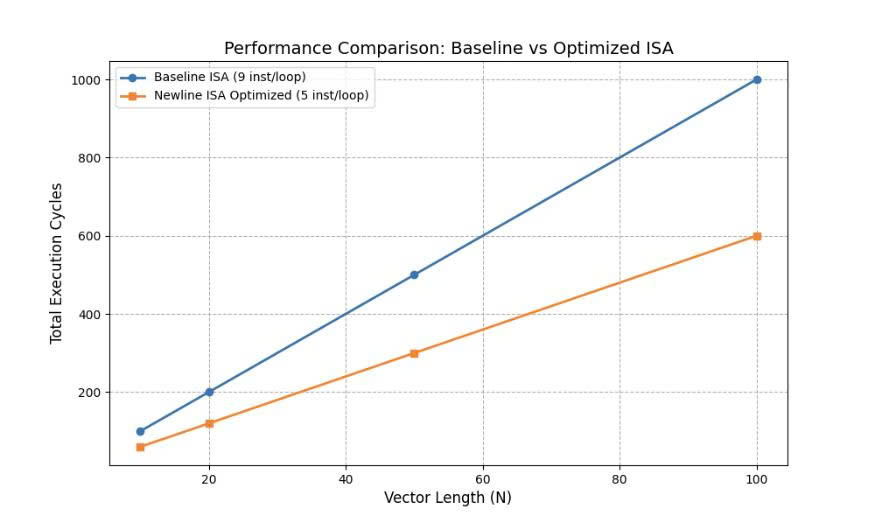

Write Python code to recreate this figure.
import matplotlib.pyplot as plt
import numpy as np

N = np.array([10, 20, 50, 100])
baseline_cycles = N * 10  
newline_cycles = N * 6   

plt.figure(figsize=(10, 6))
plt.plot(N, baseline_cycles, label='Baseline ISA (9 inst/loop)', marker='o', linewidth=2)
plt.plot(N, newline_cycles, label='Newline ISA Optimized (5 inst/loop)', marker='s', linewidth=2)

plt.title('Performance Comparison: Baseline vs Optimized ISA', fontsize=14)
plt.xlabel('Vector Length (N)', fontsize=12)
plt.ylabel('Total Execution Cycles', fontsize=12)
plt.legend()
plt.grid(True, linestyle='--')
plt.savefig('benchmarking.png')
plt.show()
